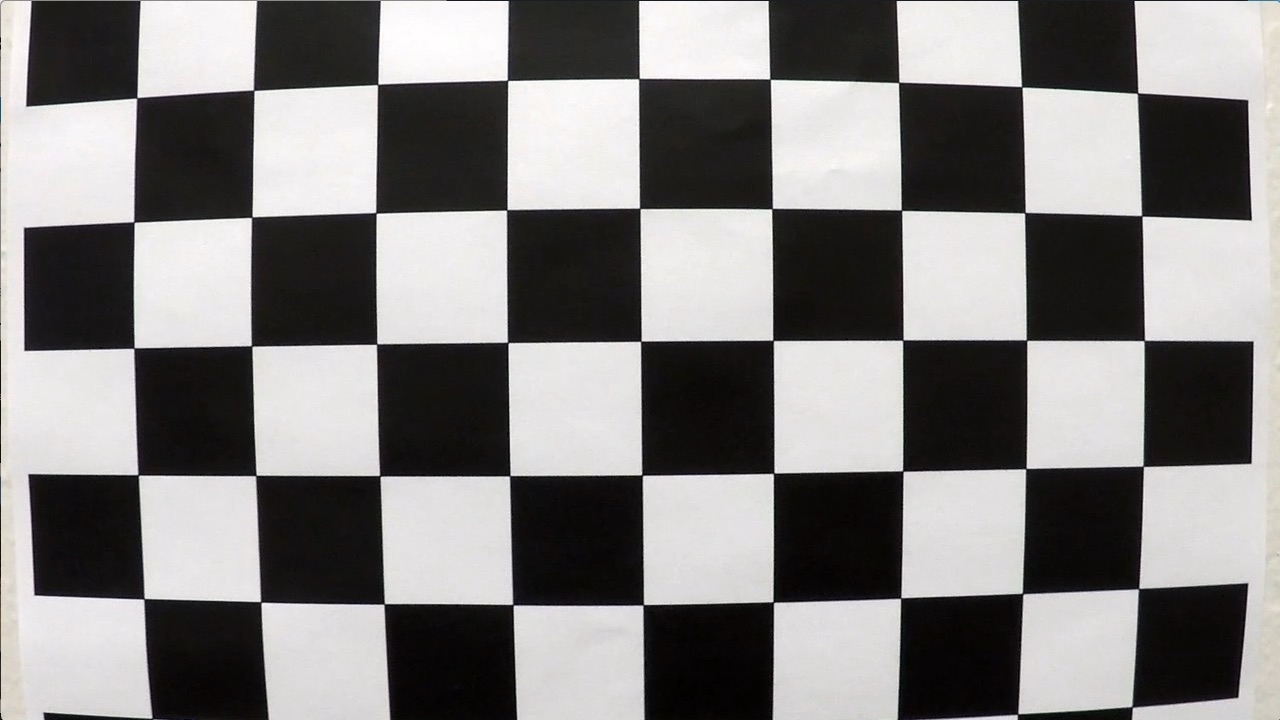
#> input picture camera_cal/calibration1.jpg, 1280 x 720 px; its folder holds only this picture in this run
$ jupyter execute --allow-errors P4.ipynb   (shell and % lines are left out)   (Python 2 division)   (older library calls are emulated)
#> lines starting #> are read from the running program, lines starting #| are printed output that depends on the picture; long printed decimals are rounded
### First part: Camera Calibration to find out the instrinsic (lens distortion) parameters

[cell 1]
import numpy as np
import glob
import cv2
import matplotlib.pyplot as plt
import matplotlib.image as mpimg


calib_image_dir = 'camera_cal/'
list_of_calib_images= glob.glob(calib_image_dir+'*.jpg')

#Flag to enable the testing of the Calibration by undistorting the images
test = True

# Calibration pattern
nx = 9
ny = 6


# Arrays to store object points and image points from all the images
objpoints = []
imgpoints = []


# prepare object points
objp = np.zeros((nx*ny,3), np.float32)
objp[:,:2] = np.mgrid[0:nx,0:ny].T.reshape(-1,2)
#print(objp)

#Iterate through all the images to find the image points
for fname in list_of_calib_images:
    # Read the file
    #print(fname)
    img = cv2.imread(fname)
#> img is the input picture: shape (720, 1280, 3); mean B, G, R 127.8, 128.4, 130.1
    #plt.imshow(img)

    # Convert to grayscale
    gray = cv2.cvtColor(img, cv2.COLOR_BGR2GRAY)

    # Find the chessboard corners
    ret, corners = cv2.findChessboardCorners(gray, (nx, ny), None)
#> ret = False; corners = None

    # If found, add corners/imgpoints
    if ret == True:
        #print(len(corners))
        objpoints.append(objp)
        imgpoints.append(corners)

        # Draw and display the corners
        #cv2.drawChessboardCorners(img, (nx, ny), corners, ret)
        #f, (ax1) = plt.subplots(1, 1, figsize=(24, 9))
        #f.tight_layout()
        #ax1.imshow(img)
        #ax1.set_title('Calibrating by finding imgpoints/corners in Image', fontsize=50)

#Now lets do camera calibration (finding the camera matrix and distortion parameters)
#> (the rest of this cell did not finish here and is left out)

### Test the Camera Calibration and Distortion correction on test Images

[cell 2]
import numpy as np
import glob
import cv2
import matplotlib.pyplot as plt
import matplotlib.image as mpimg

test_image_dir = 'test_images/'
list_of_test_images = glob.glob(test_image_dir+'*.jpg')
#print(list_of_test_images)
num = len(list_of_test_images)
f, (ax1, ax2) = plt.subplots(1, 2, figsize=(24, 9))
f.tight_layout()
#> (the rest of this cell did not finish here and is left out)

### Gradient thresholding

[cell 3]
def abs_sobel_thresh(img, orient='x', sobel_kernel=3, thresh=(0, 255)):
    thresh_min = thresh[0]
    thresh_max = thresh[1]
    # Calculate directional gradient
    # Apply the following steps to img
    # 1) Convert to grayscale
    gray = cv2.cvtColor(img, cv2.COLOR_RGB2GRAY)
    # 2) Take the derivative in x or y given orient = 'x' or 'y'
    if orient == 'y':
        sobel = cv2.Sobel(gray, cv2.CV_64F, 0, 1, ksize=sobel_kernel)
    else:
        sobel = cv2.Sobel(gray, cv2.CV_64F, 1, 0, ksize=sobel_kernel)
    # 3) Take the absolute value of the derivative or gradient
    abs_sobel = np.absolute(sobel)

    # 4) Scale to 8-bit (0 - 255) then convert to type = np.uint8
    scaled_sobel = np.uint8(255*abs_sobel/np.max(abs_sobel))
    # 5) Create a mask of 1's where the scaled gradient magnitude
            # is > thresh_min and < thresh_max
    # 6) Return this mask as your binary_output image
    sbinary = np.zeros_like(scaled_sobel)
    sbinary[(scaled_sobel >= thresh_min) & (scaled_sobel <= thresh_max)] = 1
    binary_output = np.copy(sbinary) # Remove this line

    # Return the binary image
    return binary_output


def mag_thresh(img, sobel_kernel=3, thresh=(0, 255)):
    # Convert to grayscale
    gray = cv2.cvtColor(img, cv2.COLOR_RGB2GRAY)
    # Take both Sobel x and y gradients
    sobelx = cv2.Sobel(gray, cv2.CV_64F, 1, 0, ksize=sobel_kernel)
    sobely = cv2.Sobel(gray, cv2.CV_64F, 0, 1, ksize=sobel_kernel)
    # Calculate the gradient magnitude
    gradmag = np.sqrt(sobelx**2 + sobely**2)
    # Rescale to 8 bit
    scale_factor = np.max(gradmag)/255
    gradmag = (gradmag/scale_factor).astype(np.uint8)
    # Create a binary image of ones where threshold is met, zeros otherwise
    binary_output = np.zeros_like(gradmag)
    binary_output[(gradmag >= thresh[0]) & (gradmag <= thresh[1])] = 1

    # Return the binary image
    return binary_output

def dir_thresh(img, sobel_kernel=3, thresh=(0, np.pi/2)):
    # Grayscale
    gray = cv2.cvtColor(img, cv2.COLOR_RGB2GRAY)
    # Calculate the x and y gradients
    sobelx = cv2.Sobel(gray, cv2.CV_64F, 1, 0, ksize=sobel_kernel)
    sobely = cv2.Sobel(gray, cv2.CV_64F, 0, 1, ksize=sobel_kernel)
    # Take the absolute value of the gradient direction,
    # apply a threshold, and create a binary image result
    absgraddir = np.arctan2(np.absolute(sobely), np.absolute(sobelx))
    binary_output =  np.zeros_like(absgraddir)
    binary_output[(absgraddir >= thresh[0]) & (absgraddir <= thresh[1])] = 1

    # Return the binary image
    return binary_output

[cell 4]
abs_bin_threshold_image = abs_sobel_thresh(img, sobel_kernel=11, thresh=(50, 100))
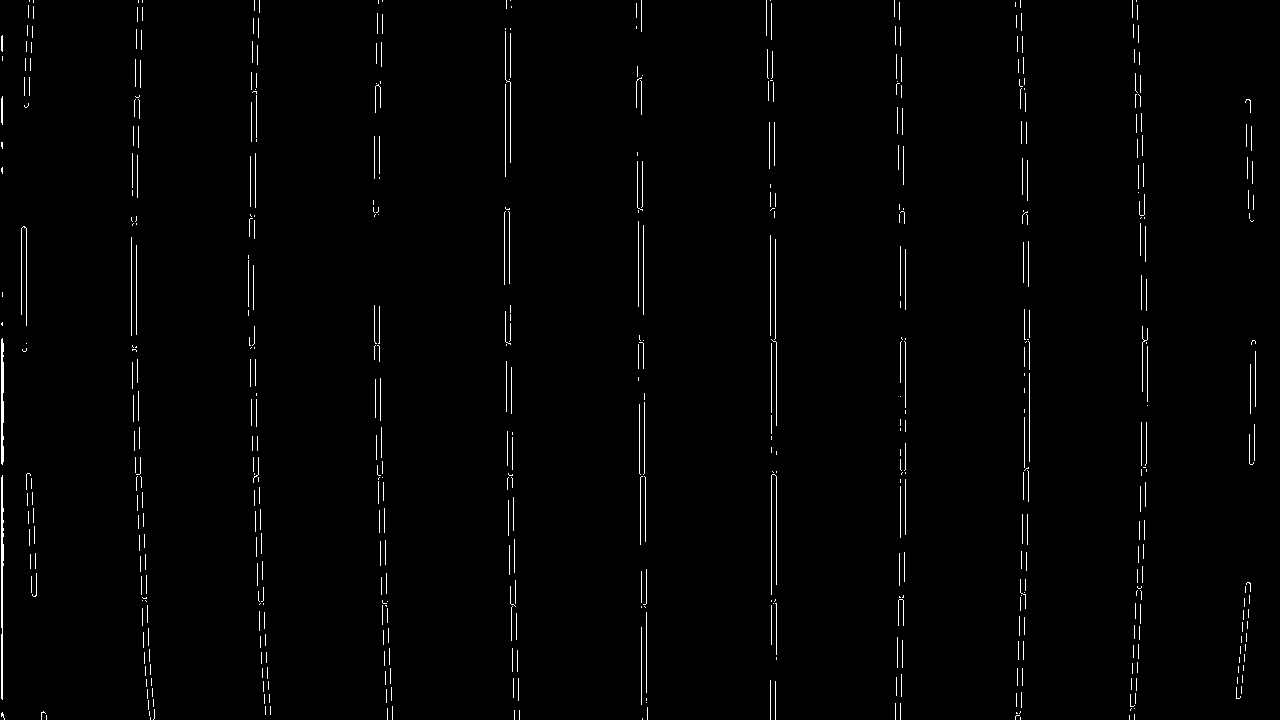
#> abs_bin_threshold_image: shape (720, 1280); values 0 (black) and 1 (white), 1.2% white in thin lines or dots
mag_bin_threshold_image = mag_thresh(img, sobel_kernel=15, thresh=(80, 100))
#> in mag_thresh, `scale_factor = np.max(gradmag)/255`: scale_factor = 23323122.2
dir_bin_threshold_image = dir_thresh(img, sobel_kernel=15, thresh=(0.7, 1.0))

com_bin_threshold_image = np.zeros_like(abs_bin_threshold_image).astype(np.uint8)
#com_bin_threshold_image[(abs_bin_threshold_image == 1) & (mag_bin_threshold_image == 1) & (dir_bin_threshold_image == 1)] = 1
com_bin_threshold_image[(abs_bin_threshold_image == 1) | (mag_bin_threshold_image == 1) ] = 1

# Plot the result
f, (ax1, ax2, ax3, ax4, ax5) = plt.subplots(5, 1, figsize=(40, 25))
f.tight_layout()
ax1.imshow(img)
ax1.set_title('Original Image', fontsize=10)
ax2.imshow(abs_bin_threshold_image, cmap='gray')
ax2.set_title('Thresholded X Grad.', fontsize=10)
ax3.imshow(mag_bin_threshold_image, cmap='gray')
ax3.set_title('Thresholded Mag Grad.', fontsize=10)
ax4.imshow(dir_bin_threshold_image, cmap='gray')
ax4.set_title('Thresholded Dir Grad.', fontsize=10)
ax5.imshow(com_bin_threshold_image, cmap='gray')
ax5.set_title('Thresholded Comination Grad.', fontsize=10)
plt.subplots_adjust(left=0., right=1, top=0.9, bottom=0.)

### Color Thresholding

[cell 5]
def color_thresh(img, thresh=(0, 255)):
    thresh_min = thresh[0]
    thresh_max = thresh[1]
    binary_output =  np.zeros_like(img)
    binary_output[(img >= thresh[0]) & (img <= thresh[1])] = 1
    return binary_output

gray = cv2.cvtColor(img, cv2.COLOR_RGB2GRAY)
hls  = cv2.cvtColor(img, cv2.COLOR_RGB2HLS)

r = img[:,:,0]
h = hls[:,:,0]
l = hls[:,:,1]
s = hls[:,:,2]


gray_bin = color_thresh(gray, thresh=(200, 255))

# Plot the result
f, (ax1, ax2) = plt.subplots(2, 1, figsize=(15, 10))
f.tight_layout()
ax1.imshow(gray, cmap='gray')
ax1.set_title('Gray', fontsize=10)
ax2.imshow(gray_bin, cmap='gray')
ax2.set_title('Thresholded Gray.', fontsize=10)

[cell 6]
r_bin = color_thresh(r, thresh=(200, 255))

# Plot the result
f, (ax1, ax2) = plt.subplots(2, 1, figsize=(15, 10))
f.tight_layout()
ax1.imshow(r, cmap='gray')
ax1.set_title('Red', fontsize=10)
ax2.imshow(r_bin, cmap='gray')
ax2.set_title('Thresholded Red.', fontsize=10)

[cell 7]
h_bin = color_thresh(h, thresh=(15, 35))

# Plot the result
f, (ax1, ax2) = plt.subplots(2, 1, figsize=(15, 10))
f.tight_layout()
ax1.imshow(h, cmap='gray')
ax1.set_title('H', fontsize=10)
ax2.imshow(h_bin, cmap='gray')
ax2.set_title('Thresholded H.', fontsize=10)

[cell 8]
s_bin = color_thresh(s, thresh=(90, 255))

# Plot the result
f, (ax1, ax2) = plt.subplots(2, 1, figsize=(15, 10))
f.tight_layout()
ax1.imshow(s, cmap='gray')
ax1.set_title('S', fontsize=10)
ax2.imshow(s_bin, cmap='gray')
ax2.set_title('Thresholded S.', fontsize=10)

[cell 9]
final_thres_bin_image = np.zeros_like(r)
final_thres_bin_image[(s_bin == 1)|(com_bin_threshold_image == 1)] = 1
# Plot the result
f, (ax1) = plt.subplots(1, 1, figsize=(15, 10))
f.tight_layout()
ax1.imshow(final_thres_bin_image, cmap='gray')
ax1.set_title('Final thresholded image from Gradients and Color', fontsize=20)

### Perspective Transformation

[cell 10]
mapped_area = np.zeros_like(img).astype(np.uint8)
src_vertices = np.array([[[585,455],[705, 455], [1130,720], [190, 720]]], dtype=np.int32)

cv2.fillPoly(mapped_area, src_vertices, (0,255, 0))
out_img = np.dstack((final_thres_bin_image, final_thres_bin_image, final_thres_bin_image))*255

result = cv2.addWeighted(out_img, 1, mapped_area, 0.3, 0)
f, (ax1) = plt.subplots(1, 1, figsize=(15, 10))
f.tight_layout()
ax1.imshow(result)
ax1.set_title('Area overlayed on Final thresholded image from Gradients and Color', fontsize=20)

[cell 11]
def warp(img):
    img_size = (img.shape[1], img.shape[0])
    src = np.float32(src_vertices[0])
    #print(src)
    dst = np.float32(
        [
            [300,  100],
            [1000, 100],
            [1000, 720],
            [300,  720]
        ])
    #print(dst)
    M = cv2.getPerspectiveTransform(src,dst)
    Minv = cv2.getPerspectiveTransform(dst,src)
    warped = cv2.warpPerspective(img, M, img_size, flags = cv2.INTER_LINEAR)
    return warped, M, Minv

warped_img, M, Minv = warp(final_thres_bin_image)
f, (ax1) = plt.subplots(1, 1, figsize=(15, 10))
f.tight_layout()
ax1.imshow(warped_img, cmap='gray')
ax1.set_title('Warped Final thresholded image from Gradients and Color', fontsize=20)

### Sliding Window scheme for finding lanes and curvature

[cell 12]
# Find the basePoints from Histogram
print(warped_img.shape)
histogram = np.sum(warped_img[warped_img.shape[0]/2:,:], axis=0)
plt.plot(histogram)

[cell 13]
binary_warped = warped_img
out_img = np.dstack((warped_img, warped_img, warped_img))*255
# Find the peak of the left and right halves of the histogram
# These will be the starting point for the left and right lines
midpoint = np.int(histogram.shape[0]/2)
leftx_base = np.argmax(histogram[:midpoint])
rightx_base = np.argmax(histogram[midpoint:]) + midpoint


# Choose the number of sliding windows
nwindows = 9
# Set height of windows
window_height = np.int(binary_warped.shape[0]/nwindows)
# Identify the x and y positions of all nonzero pixels in the image
nonzero = binary_warped.nonzero()
nonzeroy = np.array(nonzero[0])
nonzerox = np.array(nonzero[1])
# Current positions to be updated for each window
leftx_current = leftx_base
rightx_current = rightx_base
# Set the width of the windows +/- margin
margin = 100
# Set minimum number of pixels found to recenter window
minpix = 50
# Create empty lists to receive left and right lane pixel indices
left_lane_inds = []
right_lane_inds = []


# Step through the windows one by one
for window in range(nwindows):
    # Identify window boundaries in x and y (and right and left)
    win_y_low = binary_warped.shape[0] - (window+1)*window_height
    win_y_high = binary_warped.shape[0] - window*window_height
    win_xleft_low = leftx_current - margin
    win_xleft_high = leftx_current + margin
    win_xright_low = rightx_current - margin
    win_xright_high = rightx_current + margin
    # Draw the windows on the visualization image
    cv2.rectangle(out_img,(win_xleft_low,win_y_low),(win_xleft_high,win_y_high),(0,255,0), 2)
    cv2.rectangle(out_img,(win_xright_low,win_y_low),(win_xright_high,win_y_high),(0,255,0), 2)
    # Identify the nonzero pixels in x and y within the window
    good_left_inds = ((nonzeroy >= win_y_low) & (nonzeroy < win_y_high) & (nonzerox >= win_xleft_low) & (nonzerox < win_xleft_high)).nonzero()[0]
    good_right_inds = ((nonzeroy >= win_y_low) & (nonzeroy < win_y_high) & (nonzerox >= win_xright_low) & (nonzerox < win_xright_high)).nonzero()[0]
    # Append these indices to the lists
    left_lane_inds.append(good_left_inds)
    right_lane_inds.append(good_right_inds)
    # If you found > minpix pixels, recenter next window on their mean position
    if len(good_left_inds) > minpix:
        leftx_current = np.int(np.mean(nonzerox[good_left_inds]))
    if len(good_right_inds) > minpix:
        rightx_current = np.int(np.mean(nonzerox[good_right_inds]))

# Concatenate the arrays of indices
left_lane_inds = np.concatenate(left_lane_inds)
right_lane_inds = np.concatenate(right_lane_inds)

# Extract left and right line pixel positions
leftx = nonzerox[left_lane_inds]
lefty = nonzeroy[left_lane_inds]
rightx = nonzerox[right_lane_inds]
righty = nonzeroy[right_lane_inds]

# Fit a second order polynomial to each
left_fit = np.polyfit(lefty, leftx, 2)
right_fit = np.polyfit(righty, rightx, 2)

# Generate x and y values for plotting
ploty = np.linspace(0, binary_warped.shape[0]-1, binary_warped.shape[0] )
left_fitx = left_fit[0]*ploty**2 + left_fit[1]*ploty + left_fit[2]
right_fitx = right_fit[0]*ploty**2 + right_fit[1]*ploty + right_fit[2]

out_img[nonzeroy[left_lane_inds], nonzerox[left_lane_inds]] = [255, 0, 0]
out_img[nonzeroy[right_lane_inds], nonzerox[right_lane_inds]] = [0, 0, 255]
plt.imshow(out_img)
plt.plot(left_fitx, ploty, color='yellow')
plt.plot(right_fitx, ploty, color='yellow')
plt.xlim(0, 1280)
plt.ylim(720, 0)

### Fidning lanes with the lanes fits

[cell 14]
# Assume you now have a new warped binary image
# from the next frame of video (also called "binary_warped")
# It's now much easier to find line pixels!
nonzero = binary_warped.nonzero()
nonzeroy = np.array(nonzero[0])
nonzerox = np.array(nonzero[1])
margin = 100
left_lane_inds = ((nonzerox > (left_fit[0]*(nonzeroy**2) + left_fit[1]*nonzeroy + left_fit[2] - margin)) & (nonzerox < (left_fit[0]*(nonzeroy**2) + left_fit[1]*nonzeroy + left_fit[2] + margin)))
right_lane_inds = ((nonzerox > (right_fit[0]*(nonzeroy**2) + right_fit[1]*nonzeroy + right_fit[2] - margin)) & (nonzerox < (right_fit[0]*(nonzeroy**2) + right_fit[1]*nonzeroy + right_fit[2] + margin)))

# Again, extract left and right line pixel positions
leftx = nonzerox[left_lane_inds]
lefty = nonzeroy[left_lane_inds]
rightx = nonzerox[right_lane_inds]
righty = nonzeroy[right_lane_inds]
# Fit a second order polynomial to each
left_fit = np.polyfit(lefty, leftx, 2)
right_fit = np.polyfit(righty, rightx, 2)
# Generate x and y values for plotting
ploty = np.linspace(0, binary_warped.shape[0]-1, binary_warped.shape[0] )
left_fitx = left_fit[0]*ploty**2 + left_fit[1]*ploty + left_fit[2]
right_fitx = right_fit[0]*ploty**2 + right_fit[1]*ploty + right_fit[2]

[cell 15]
# Create an image to draw on and an image to show the selection window
out_img = np.dstack((binary_warped, binary_warped, binary_warped))*255
window_img = np.zeros_like(out_img)
# Color in left and right line pixels
out_img[nonzeroy[left_lane_inds], nonzerox[left_lane_inds]] = [255, 0, 0]
out_img[nonzeroy[right_lane_inds], nonzerox[right_lane_inds]] = [0, 0, 255]

# Generate a polygon to illustrate the search window area
# And recast the x and y points into usable format for cv2.fillPoly()
left_line_window1 = np.array([np.transpose(np.vstack([left_fitx-margin, ploty]))])
left_line_window2 = np.array([np.flipud(np.transpose(np.vstack([left_fitx+margin, ploty])))])
left_line_pts = np.hstack((left_line_window1, left_line_window2))
right_line_window1 = np.array([np.transpose(np.vstack([right_fitx-margin, ploty]))])
right_line_window2 = np.array([np.flipud(np.transpose(np.vstack([right_fitx+margin, ploty])))])
right_line_pts = np.hstack((right_line_window1, right_line_window2))

# Draw the lane onto the warped blank image
cv2.fillPoly(window_img, np.int_([left_line_pts]), (0,255, 0))
cv2.fillPoly(window_img, np.int_([right_line_pts]), (0,255, 0))
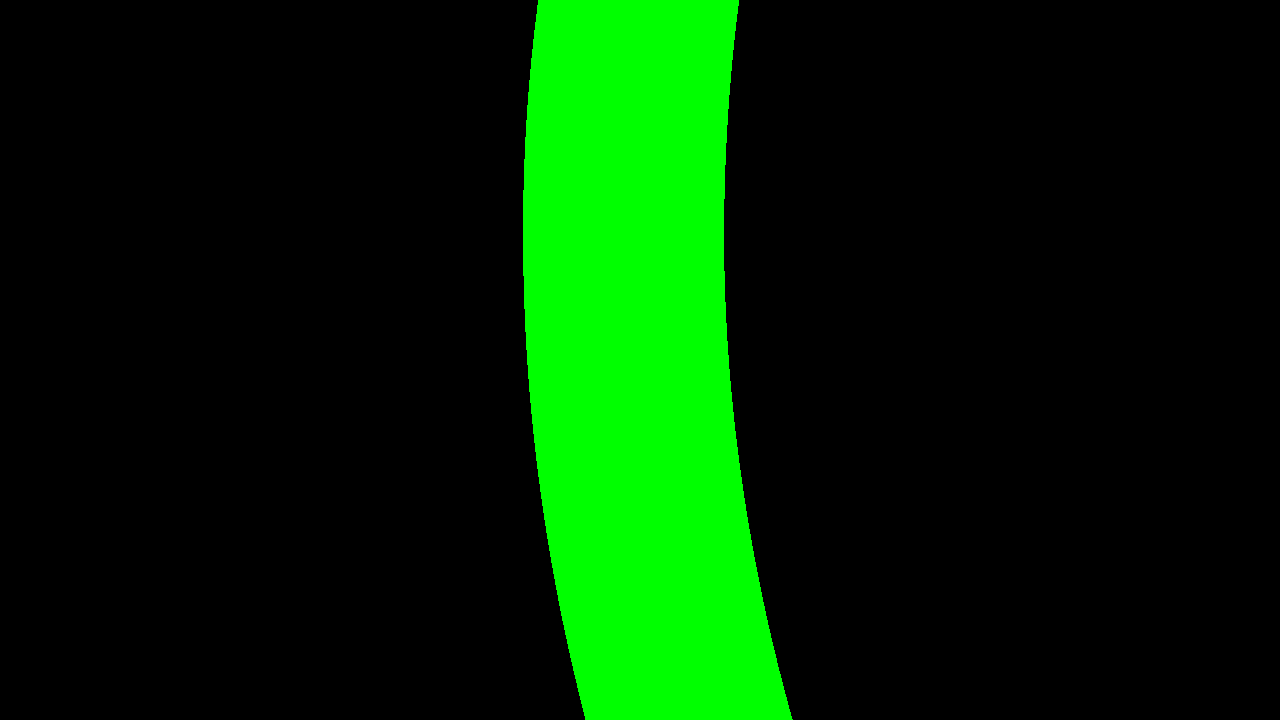
#> window_img: shape (720, 1280, 3); mean of channels 0, 1, 2 0, 40.4, 0; drawn as B, G, R
result = cv2.addWeighted(out_img, 1, window_img, 0.3, 0)
plt.imshow(result)
plt.plot(left_fitx, ploty, color='yellow')
plt.plot(right_fitx, ploty, color='yellow')
plt.xlim(0, 1280)
plt.ylim(720, 0)
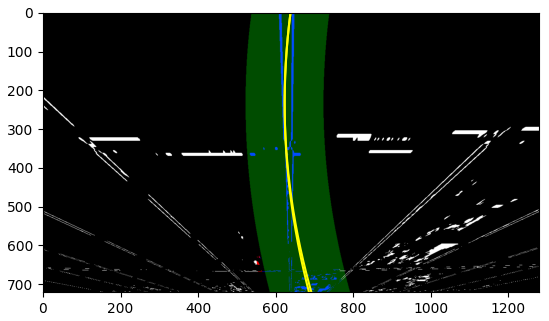
#> figure drawn by matplotlib, 1 panel

### Calculate the lane curvature and the vehicle offset from the road centre

[cell 16]
# Define y-value where we want radius of curvature
# I'll choose the maximum y-value, corresponding to the bottom of the image
y_eval = np.max(ploty)
print(y_eval)
left_curverad = ((1 + (2*left_fit[0]*y_eval + left_fit[1])**2)**1.5) / np.absolute(2*left_fit[0])
right_curverad = ((1 + (2*right_fit[0]*y_eval + right_fit[1])**2)**1.5) / np.absolute(2*right_fit[0])
print(left_curverad, right_curverad)
#| 2055.105 1954.910
# Example values: 1926.74 1908.48

[cell 17]
# Define conversions in x and y from pixels space to meters
ym_per_pix = 30/720 # meters per pixel in y dimension
xm_per_pix = 3.7/700 # meters per pixel in x dimension

left_fit = np.polyfit(lefty, leftx, 2)
right_fit = np.polyfit(righty, rightx, 2)
# Fit new polynomials to x,y in world space
#> (the rest of this cell did not finish here and is left out)

[cell 18]
#Lane/Road center in pixels
left_fitx = left_fit[0]*y_eval**2 + left_fit[1]*y_eval + left_fit[2]
right_fitx = right_fit[0]*y_eval**2 + right_fit[1]*y_eval + right_fit[2]

road_centre_in_pixels = (left_fitx+right_fitx)/2
image_centre_in_pixels = img.shape[1]/2

diff_in_pixels = (image_centre_in_pixels-road_centre_in_pixels)
diff_in_meters = diff_in_pixels*xm_per_pix

print('Car center is offset from road centre (in m)', diff_in_meters)
#| Car center is offset from road centre (in m) -0.259
